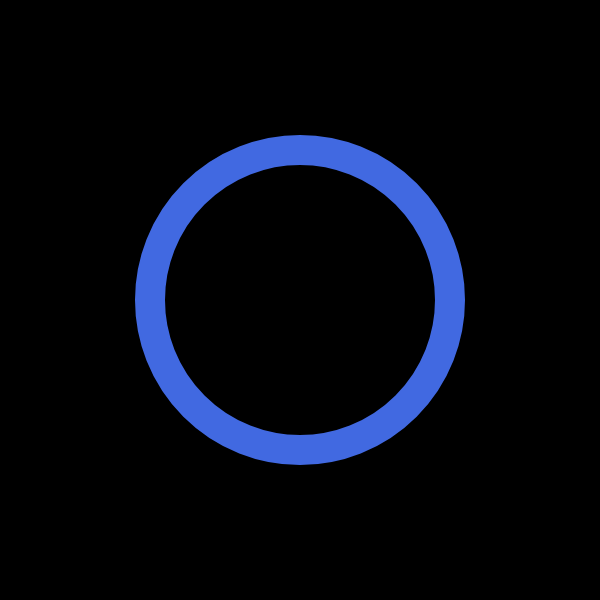
Frame 1 (no input)
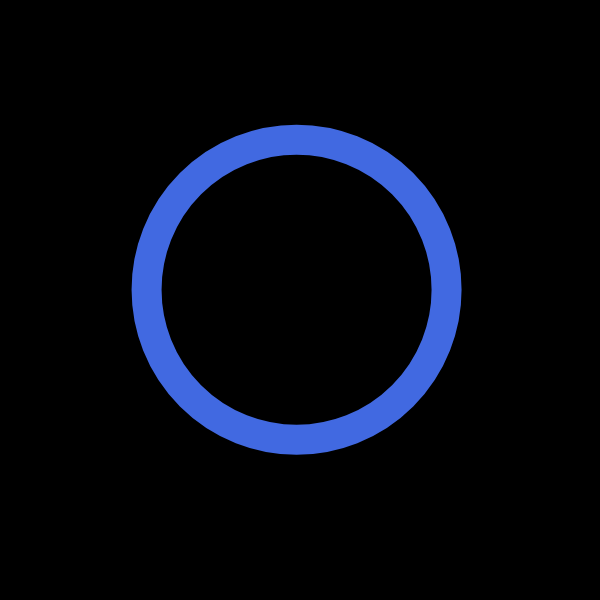
Frame 60 (no input)
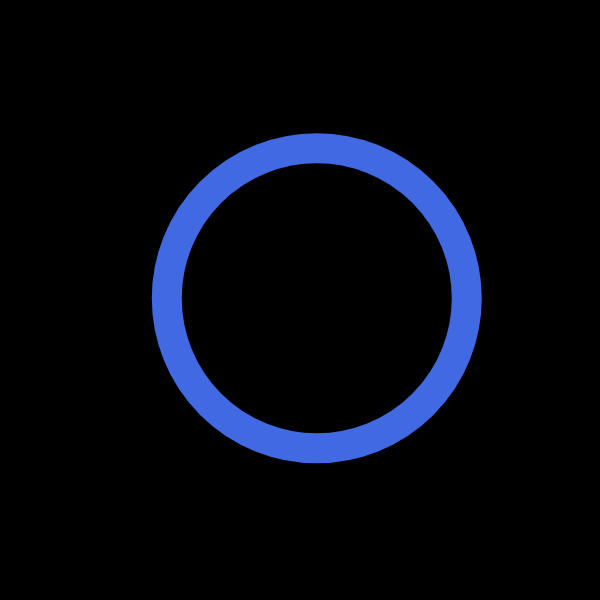
Frame 120 (the mouse pressed at the canvas centre since frame 60)

The p5.js sketch that drew these frames (run headless with seeded random() and noise() and a simulated clock; from frame 60 on, the mouse is pressed at the canvas centre):

// p5.js sketch
// ── sketch.js
let bubbles = [];
var health = 50;
var maxHealth = 500;

function setup() {
  createCanvas(600, 600);

  for (let i = 0; i < 1; i++) {
    let b = new Bubble(300, 300, 150);
    bubbles.push(b);
  }
}

function mousePressed() {
  for (let i = 0; i < bubbles.length; i++) {
    bubbles[i].click(mouseX, mouseY);
  }
}

function draw() {
  background(0);
  console.log(health);
  if (health == maxHealth) {
    background("lime");
    fill("lime");
  } else if (health == 0) {
  } else {
    //health++;
  }

  stroke(0);
  strokeWeight(4);
  noFill();
  rect(10, 10, 200, 20);

  noStroke();
  rect(10, 10, map(health, 0, maxHealth, 0, 200), 20);

  for (let i = 0; i < bubbles.length; i++) {
    bubbles[i].show();
    bubbles[i].move();
  }
}

class Bubble {
  constructor(tempX, tempY, tempR, tempRed, tempBlue, tempGreen) {
    this.x = tempX;
    this.y = tempY;
    this.r = tempR;
  }

  click(pX, pY) {
    let d = dist(pX, pY, this.x, this.y);

    if (d < this.r) {
      print("Clicked on Bubble");
      health = health + 10;
    }
  }

  move() {
    this.x = this.x + random(-5, 5);
    this.y = this.y + random(-5, 5);

    if (this.x > width - this.r) {
      this.x = width - this.r;
    } else if (this.x < this.r) {
      this.x = this.r;
    }

    if (this.y > height - this.r) {
      this.y = height - this.r;
    } else if (this.y < this.r) {
      this.y = this.r;
    }
  }

  show() {
    stroke("royalblue");
    strokeWeight(30);
    if (health == maxHealth) {
      fill(255, 0, 0);
    } else {
      fill(0);
    }
    ellipse(this.x, this.y, this.r * 2);
  }
}
